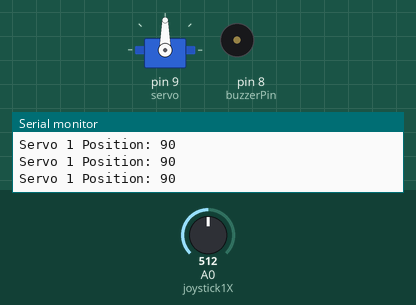
Bench run of a sketch on a simulated Arduino Uno, built with avr-gcc and run on an emulated ATmega328P. Parts: servo, buzzer (waves = sounding, pin HIGH), the last lines printed to the serial monitor. Inputs (shaded band) come from the test bench; at power-on: A0 (joystick1X) = 512.

Above: at 1.2 s.
1.3 s: A0 (joystick1X) set to 7
At 2.1 s:
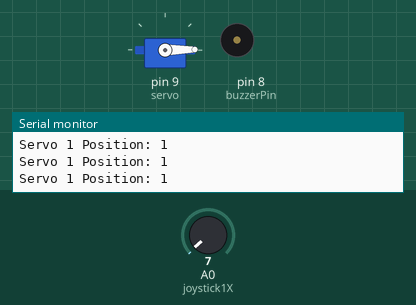
2.8 s: A0 (joystick1X) set to 4
At 3.33 s:
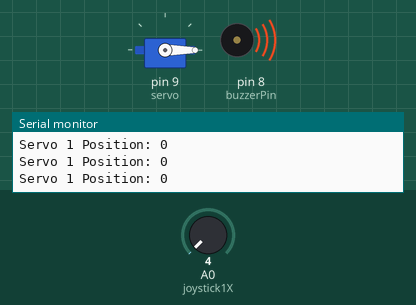
5.8 s: A0 (joystick1X) set to 122
At 6.3 s:
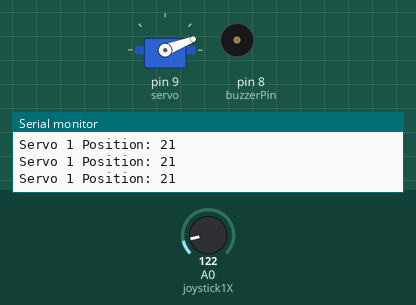
7.3 s: A0 (joystick1X) set to 552
At 7.8 s:
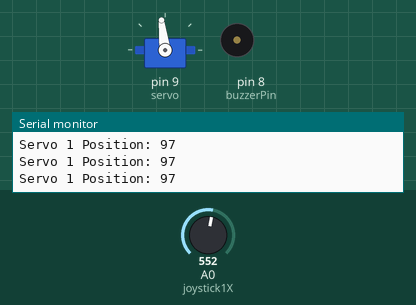
10.3 s: A0 (joystick1X) set to 575
11.8 s: A0 (joystick1X) set to 1012
At 12.6 s:
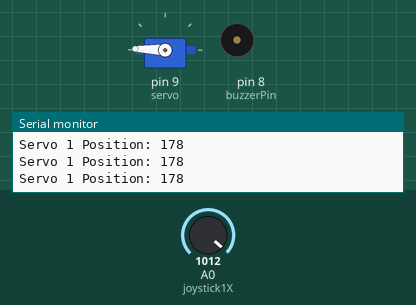
13.3 s: A0 (joystick1X) set to 1023
At 13.83 s:
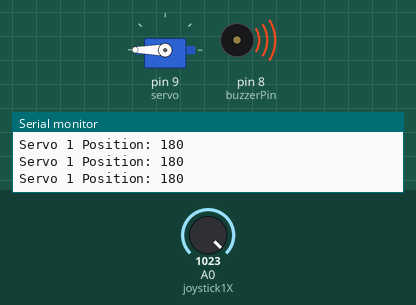
Timing chart, 0 to 17.3 s (numbered marks = the images above; inputs shaded):
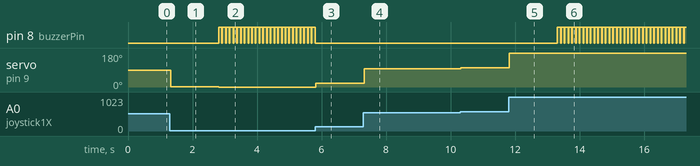

Measured:
- the behaviour switches between 6 and 5 on A0 (joystick1X) (found by bisection; images 1 and 2)
- the behaviour switches between 1022 and 1023 on A0 (joystick1X) (found by bisection; images 5 and 6)
- after the input at 1.3 s, servo on pin 9 (servo): 90° → 1° at once
- after the input at 2.8 s, pin 8 (buzzerPin): alternates HIGH for 0.10 s and LOW for 0.02 s, starting at once; servo on pin 9 (servo): 1° → 0° at once
- after the input at 5.8 s, pin 8 (buzzerPin): stops changing and stays LOW; servo on pin 9 (servo): 0° → 21° at once
- after the input at 7.3 s, servo on pin 9 (servo): 21° → 97° at once
- after the input at 10.3 s, servo on pin 9 (servo): 97° → 101° at once
- after the input at 11.8 s, servo on pin 9 (servo): 101° → 178° at once
- after the input at 13.3 s, pin 8 (buzzerPin): alternates HIGH for 0.10 s and LOW for 0.02 s, starting at once; servo on pin 9 (servo): 178° → 180° at once

The sketch:

JoyStick.ino
```cpp
#include <Servo.h>

Servo servo;

int joystick1X = A0;
int buzzerPin = 8;

void setup() {
  servo.attach(9);

  Serial.begin(9600);

  pinMode(buzzerPin, OUTPUT);
}

void loop() {
  int joystick1XVal = analogRead(joystick1X); // 0 - 1023

  int servo1Pos = map(joystick1XVal, 0, 1023, 0, 180);

  servo.write(servo1Pos);

  Serial.print("Servo 1 Position: ");
  Serial.println(servo1Pos);

  if (servo1Pos == 0 || servo1Pos == 180){
    digitalWrite(buzzerPin, HIGH);
    delay(100);
    digitalWrite(buzzerPin, LOW);
  }

  delay(15);
}
```
